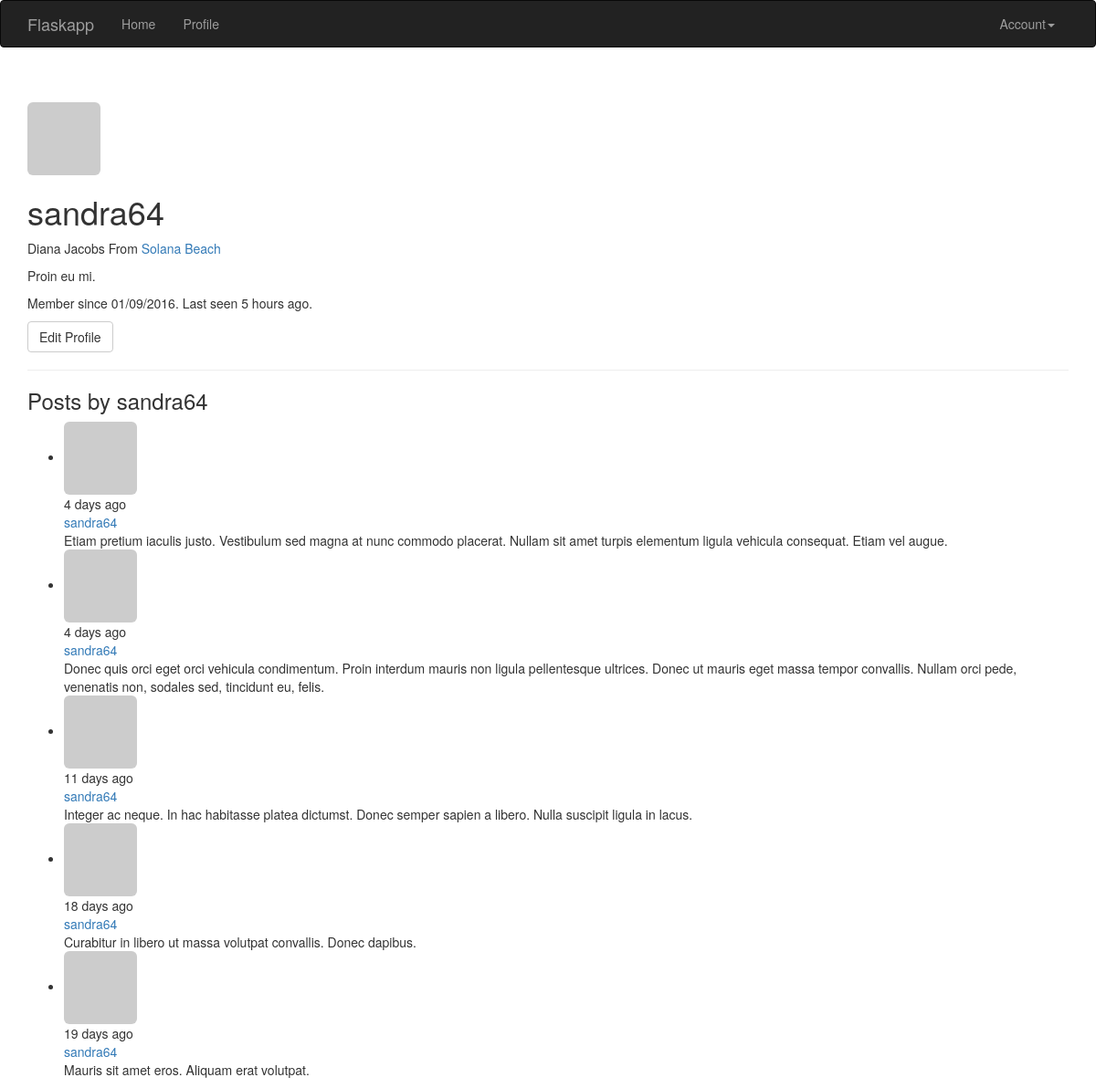
Page /user/sandra64 (signed in) on the committed database.
### app/models.py (models this page shows, shortened)
class User(db.Model, UserMixin):
    __tablename__ = 'users'
    id = db.Column(db.Integer, primary_key=True)
    email = db.Column(db.String(64), unique=True, index=True)
    username = db.Column(db.String(64), unique=True, index=True)
    role_id = db.Column(db.Integer, db.ForeignKey('roles.id'))
    password_hash = db.Column(db.String(128))
    confirmed = db.Column(db.Boolean, default=False)
    name = db.Column(db.String(64))
    location = db.Column(db.String(64))
    about_me = db.Column(db.Text())
    member_since = db.Column(db.DateTime(), default=datetime.utcnow)
    last_seen = db.Column(db.DateTime(), default=datetime.utcnow)
    avatar_hash = db.Column(db.String(32))
    posts = db.relationship('Post', backref='author', lazy='dynamic')
    @property
    def password(self):
        raise AttributeError('password is not a readable attribute')
    def can(self, permissions):
        return self.role is not None and \
                (self.role.permissions & permissions) == permissions
    def is_administrator(self):
        return self.can(Permission.ADMINISTER)
    def ping(self):
        self.last_seen = datetime.utcnow()
        db.session.add(self)
    def gravatar(self, size=100, default='identicon', rating='g'):
        if request.is_secure:
            url = 'https://secure.gravatar.com/avatar'
        else:
            url = 'http://www.gravatar.com/avatar'
        hash = self.avatar_hash or hashlib.md5(
                self.email.encode('utf-8')).hexdigest()
        return '{url}/{hash}?s={size}&d={default}&r={rating}'.format(
                url=url, hash=hash, size=size, default=default, rating=rating)
    def get_id(self):
        return unicode(self.id)

class Post(db.Model):
    __tablename__ = 'posts'
    id = db.Column(db.Integer, primary_key=True)
    body = db.Column(db.Text)
    timestamp = db.Column(db.DateTime, index=True, default=datetime.utcnow)
    author_id = db.Column(db.Integer, db.ForeignKey('users.id'))

### app/main/views.py (the view)
@main.route('/user/<username>')
def user(username):
    user = User.query.filter_by(username=username).first()
    if user is None:
        abort(404)
    posts = user.posts.order_by(Post.timestamp.desc()).all()
    return render_template('user.html', user=user, posts=posts)

### app/auth/views.py (called while the page is built)
@auth.before_app_request
def before_request():
    if current_user.is_authenticated:
        current_user.ping()
        if not current_user.confirmed \
                and request.endpoint[:5] != 'auth.' \
                and request.endpoint != 'static':
            return redirect(url_for('auth.unconfirmed'))

### app/main/__init__.py (called while the page is built)
@main.app_context_processor
def inject_permissions():
    return dict(Permission=Permission)

### app/models.py (called while the page is built)
@login_manager.user_loader
def load_user(user_id):
    return User.query.get(int(user_id))

### app/templates/user.html (shortened to what this page needs)
{% extends "base.html" %}
{% block page_content %}
<div class="page-header">
    <img class="img-rounded profile-thumbnail" src="{{ user.gravatar(size=256) }}">
    <div class="profile-header">
        <h1>{{ user.username }}</h1>
        {% if user.name or user.location %}
        <p>
            {% if user.name %}{{ user.name }}{% endif %}
            {% if user.location %}
                From <a href="http://maps.google.com/?q={{ user.location }}">{{ user.location }}</a>
            {% endif %}
        </p>
        {% endif %}
        {% if user.about_me %}<p>{{ user.about_me }}</p>{% endif %}
        <p>Member since {{ moment(user.member_since).format('L') }}. Last seen {{ moment(user.last_seen).fromNow() }}.</p>
        <p>
            {% if user == current_user %}
            <a class="btn btn-default" href="{{ url_for('.edit_profile') }}">Edit Profile</a>
            {% endif %}
        </p>
    </div>
</div>
<h3>Posts by {{ user.username }}</h3>
{% include '_posts.html' %}
{% endblock %}

### app/templates/_posts.html
<ul class="posts">
    {% for post in posts %}
    <li class="post">
        <div class="post-thumbnail">
            <a href="{{ url_for('.user', username=post.author.username) }}">
                <img class="img-rounded profile-thumbnail" src="{{ post.author.gravatar(size=40) }}">
            </a>
        </div>
        <div class="post-content">
            <div class="post-date">{{ moment(post.timestamp).fromNow() }}</div>
            <div class="post-author"><a href="{{ url_for('.user', username=post.author.username) }}">{{ post.author.username }}</a></div>
            <div class="post-body">{{ post.body }}</div>
        </div>
    </li>
    {% endfor %}
</ul>

### rows in the picture
User: username "sandra64", name "Diana Jacobs", location "Solana Beach", about_me "Proin eu mi.", member_since "01/09/2016", last_seen "5 hours ago"
Post: timestamp "4 days ago", author.username "sandra64", body "Etiam pretium iaculis justo. Vestibulum sed magna at nunc commodo placerat. Nullam sit amet turpis elementum ligula vehicula consequat. Etiam vel augue."
Post: timestamp "4 days ago", author.username "sandra64", body "Donec quis orci eget orci vehicula condimentum. Proin interdum mauris non ligula pellentesque ultrices. Donec ut mauris eget massa tempor convallis. Nullam orci pede, venenatis non, sodales sed, tincidunt eu, felis."
Post: timestamp "11 days ago", author.username "sandra64", body "Integer ac neque. In hac habitasse platea dictumst. Donec semper sapien a libero. Nulla suscipit ligula in lacus."
Post: timestamp "18 days ago", author.username "sandra64", body "Curabitur in libero ut massa volutpat convallis. Donec dapibus."
Post: timestamp "19 days ago", author.username "sandra64", body "Mauris sit amet eros. Aliquam erat volutpat."
